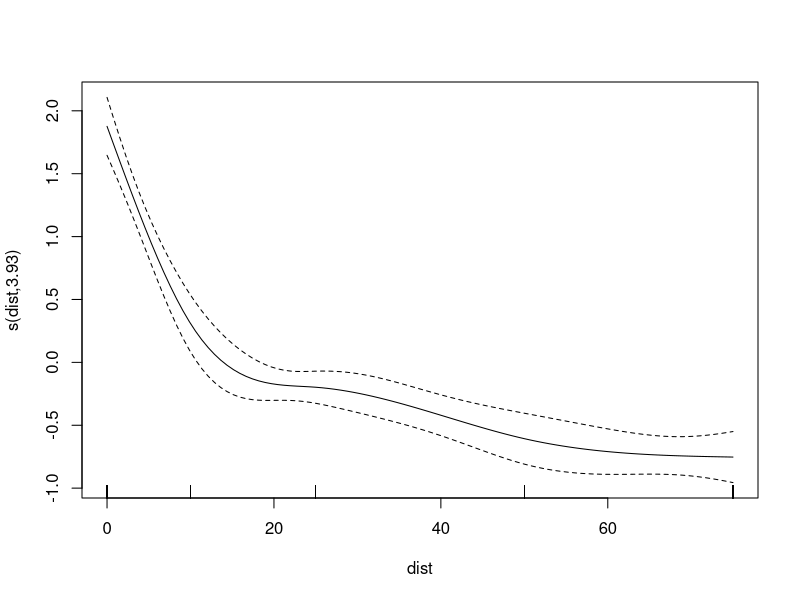
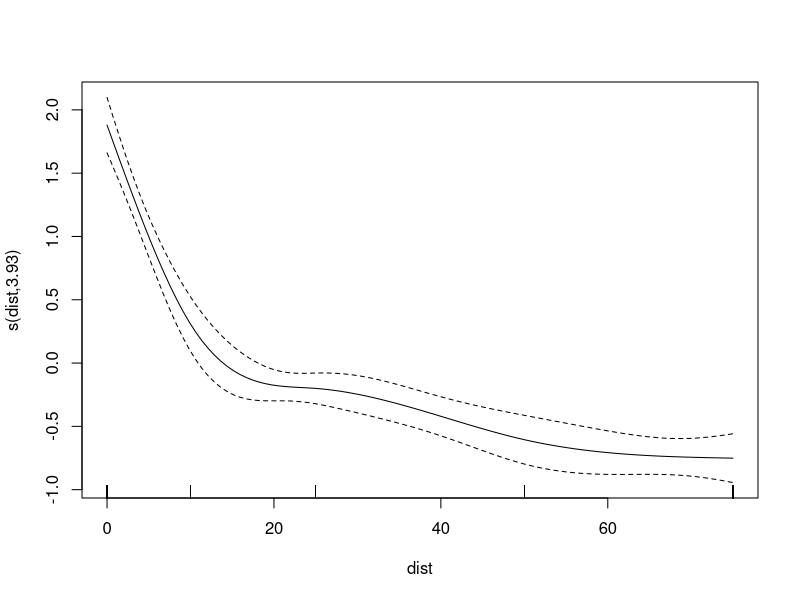
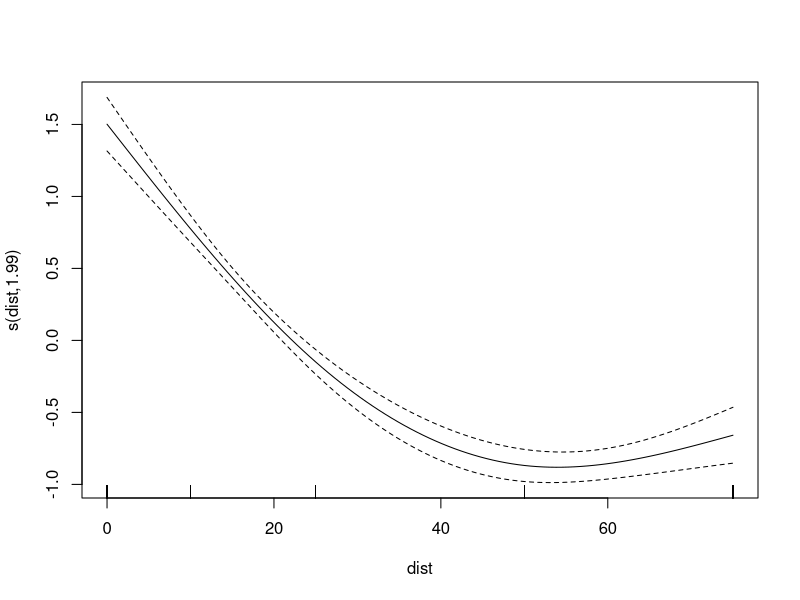

Recreate these plots in R, in order.
## ---- chunk 1
library("tidyverse")
library("mgcv")
## ---- chunk 2
dat <-
   read_csv("data/CPSporesSpatial version 2.csv") %>%
   group_by(site, rep, transect, distance, station, mat, mah, mws, mwd) %>%
   drop_na(dist_stat)

dbl <-
   c(
      "counts_p1",
      "counts_p2",
      "counts_p3",
      "counts_p4",
      "counts_p5",
      "mean_count_pot",
      "precip",
      "mrain",
      "mwd",
      "mws"
   )

# format lesion counts into integers
dat[, dbl] <- lapply(dat[, dbl], as.double)

# change distance to continuous variable
dat$dist <- as.numeric(gsub(" m", "", dat$distance))

# set factors
dat[, c("site", "distance", "rep")] <-
   lapply(dat[, c("site", "distance", "rep")], as.factor)
## ---- chunk 3
mod1 <-
   gam(
      mean_count_pot ~ s(dist, k = 5),
      data = dat
   )

plot(mod1)

summary(mod1)
AIC(mod1)
## ---- chunk 4
mod2 <-
   gam(
      mean_count_pot ~ precip + s(dist, k = 5),
      data = dat
   )

plot(mod2)

summary(mod2)
AIC(mod2)
## ---- chunk 5
mod3 <-
   gam(
      mean_count_pot ~ precip + s(dist + mws, k = 3),
      data = dat
   )

plot(mod3)

summary(mod3)
AIC(mod3)
